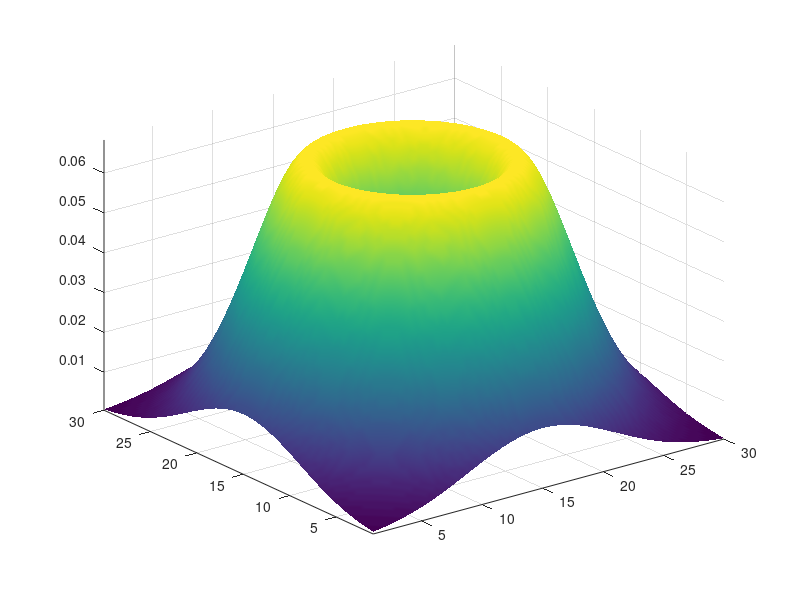

Here is the MATLAB script that generated this plot:
% reference: https://www.mathworks.com/matlabcentral/answers/180778-plotting-a-3d-gaussian-function-using-surf

% params
N = 30.0;
x_shift = 15.0;
y_shift = 15.0;
X=linspace(1,N);
Y=X;
[x,y]=meshgrid(X,Y);
p1=6.8;p2=2;p3=2;p4=70;p5=p3;p6=p4;p7=0.1;
p8=1.35;p9=2;p10=2;p11=2;p12=70;p13=p11;p14=p11;p15=p12;p16=0.5;

% center-surround function
%z=(100/sqrt(2*pi).*exp(-((x+x_shift).^2/2)-((y+y_shift).^2/2)))*.1-(20/sqrt(2*pi).*exp(-(5*(x+x_shift).^2/2)-(5*(y+y_shift).^2/2)))*.5;
z=(p1/sqrt(p2*pi).*exp(-((x-x_shift).^p3/p4) ...
	-((y-y_shift).^p5/p6)))*p7-(p8/sqrt(p9*pi) ...
	.*exp(-(p10*(x-x_shift).^p11/p12)-(p13*(y-y_shift).^p14/p15)))*p16;

% plot
surf(x,y,z);
shading interp
axis tight